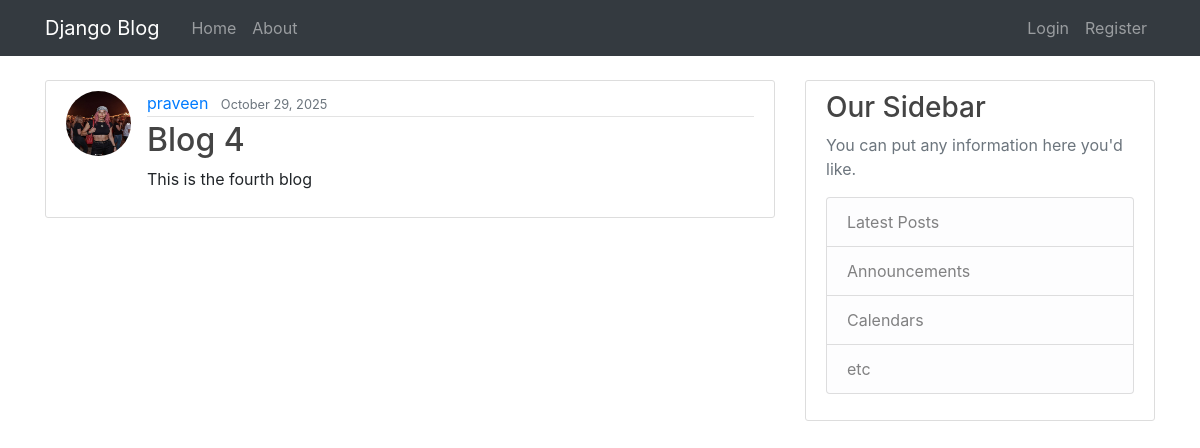
Page /post/4/ on the earlier database version.
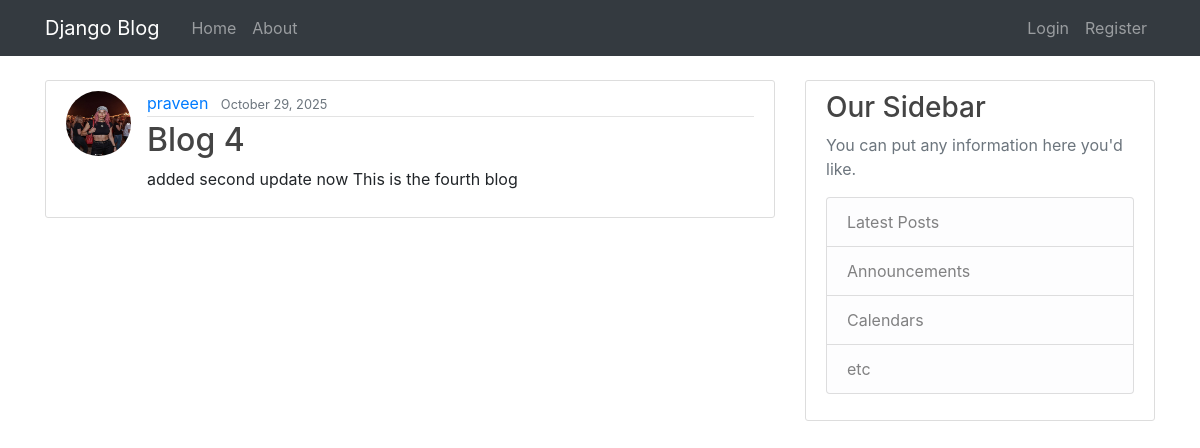
Same page on the later database version.
### posts/models.py (models this page shows, shortened)
class Post(models.Model):
    title = models.CharField(max_length=100)
    content = models.TextField()
    date_posted = models.DateTimeField(default=timezone.now)
    author = models.ForeignKey(User, on_delete=models.CASCADE)

### users/models.py (models this page shows, shortened)
class Profile(models.Model):
    user = models.OneToOneField(User, on_delete=models.CASCADE)
    image= models.ImageField(default='default.jpg', upload_to='profile_pics')

### posts/views.py (the view)
# urls.py: path('post/<int:pk>/', PostDetailView.as_view(), name='post-detail'),
class PostDetailView(DetailView):
    model = Post

### posts/templates/posts/post_detail.html (shortened to what this page needs)
{% extends "posts/base.html" %}
{% block content %}
        <article class="media content-section">
          <img class="rounded-circle article-img" src="{{ object.author.profile.image.url }}">
          <div class="media-body">
            <div class="article-metadata">
              <a class="mr-2" href="{%url 'user-posts' object.author.username %}">{{ object.author }}</a>
              <small class="text-muted">{{ object.date_posted|date:"F d, Y" }}</small>
            </div>
            <h2 class="article-title">{{ object.title }}</h2>
            <p class="article-content">{{ object.content }}</p>
          </div>
        </article>
{% endblock content %}

Differences in the rows shown:
changed Post "Blog 4": content "This is the fourth blog" → "added second update now This is the fourth blog"
